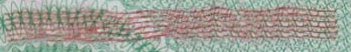
#> input picture background2.jpg, 351 x 52 px
$ jupyter execute Create_Data.ipynb
#> lines starting #> are read from the running program, lines starting #| are printed output that depends on the picture
[cell 1]
from PIL import ImageFont, ImageDraw, Image
from random import randrange
import cv2
import numpy as np
import matplotlib.pyplot as plt

# text = [0, 1 , 2, 3, 4, 5, 6, 7, 8, 9]
# array = np.array(text)

# Load image in OpenCV

font = ImageFont.truetype("/home/administrator/.local/share/fonts/Rasa-Medium.ttf", 55)
path = '/home/administrator/Desktop/Pham_Thai/Project/Resolution_CMND/Image_Generator/'
k = 0
print(" Create Images .........!")
fill_x = (12, 33, 57)
while k < 2000:

    image = cv2.imread("background2.jpg")
#> image is the input picture: shape (52, 351, 3); mean B, G, R 148.8, 158.3, 158.2
    cv2_im_rgb = cv2.cvtColor(image,cv2.COLOR_BGR2RGB)
    pil_im = Image.fromarray(cv2_im_rgb)
    draw = ImageDraw.Draw(pil_im)
    j = 0
    for i in range (0, 10):
        random = randrange(10)
        if (i == 0) and (random == 0):
            random = randrange(10)
            draw.text((j + 17 , -5), str(random), font=font, fill = fill_x)
        else :
            draw.text((j + 17 , -5), str(random), font=font, fill = fill_x)
        j += 32
#> after the loop, j = 320
    cv2_im_processed = cv2.cvtColor(np.array(pil_im), cv2.COLOR_RGB2BGR)
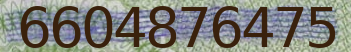
#> cv2_im_processed: shape (52, 351, 3); mean R, G, B 128.4, 129.8, 123
    cv2.imwrite(path + str(k) + '_13.jpg', cv2_im_processed)
    k += 1

# cv2.imshow('Fonts', cv2_im_processed)
# cv2.waitKey(0)
# cv2.destroyAllWindows()
print("*........ Done .......*")
